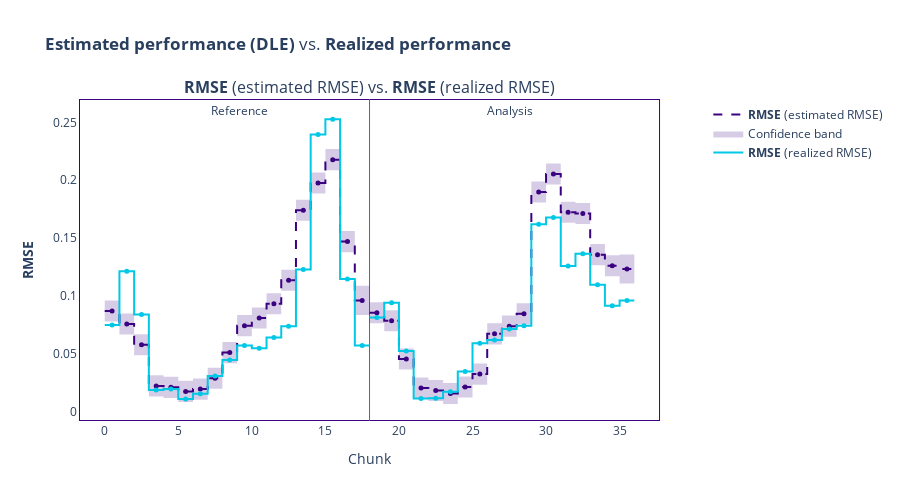

This figure's notebook cell:
### Markdown cell above
## Realized vs. Esimated performance

### Code cell
performance_calc = nml.PerformanceCalculator(
    y_pred=y_pred,
    y_true=target,
    metrics=['mae', 'rmse'],
    chunk_size=2000,
    problem_type='regression',
).fit(reference_df)

realized_results = performance_calc.calculate(monitored_df)
fig = dle_results.filter(metrics='rmse').compare(realized_results.filter(metrics='rmse')).plot()
fig.show()
fig.write_image('realized_rmse_vs_estimated_rmse.svg')

### Figure 1 — Plotly figure (JSON) as saved in the notebook; plotly's stock layout.template omitted (floating-point values rounded to 4 significant figures)
{"data": [{"hoverinfo": "skip", "line": {"color": "#3b0280", "dash": "dash", "shape": "hv", "width": 2}, "mode": "lines", "name": "<b>RMSE</b> (estimated RMSE)", "showlegend": true, "type": "scatter", "x": [0, 1, 2, 3, 4, 5, 6, 7, 8, 9, 10, 11, 12, 13, 14, 15, 16, 17, 18], "xaxis": "x", "y": [0.08682, 0.0756, 0.05764, 0.02207, 0.02081, 0.01733, 0.01929, 0.02865, 0.05088, 0.0742, 0.08076, 0.09316, 0.1135, 0.174, 0.1976, 0.2178, 0.1469, 0.09601, 0.09601], "yaxis": "y"}, {"customdata": [["<b>RMSE</b> (estimated RMSE)", "<b style=\"color:#3b0280;line-height:60px\">Reference</b>", "[0:1999]", "Chunk index: <b>0</b>", 0.0868], ["<b>RMSE</b> (estimated RMSE)", "<b style=\"color:#3b0280;line-height:60px\">Reference</b>", "[2000:3999]", "Chunk index: <b>1</b>", 0.0756], ["<b>RMSE</b> (estimated RMSE)", "<b style=\"color:#3b0280;line-height:60px\">Reference</b>", "[4000:5999]", "Chunk index: <b>2</b>", 0.0576], ["<b>RMSE</b> (estimated RMSE)", "<b style=\"color:#3b0280;line-height:60px\">Reference</b>", "[6000:7999]", "Chunk index: <b>3</b>", 0.0221], ["<b>RMSE</b> (estimated RMSE)", "<b style=\"color:#3b0280;line-height:60px\">Reference</b>", "[8000:9999]", "Chunk index: <b>4</b>", 0.0208], ["<b>RMSE</b> (estimated RMSE)", "<b style=\"color:#3b0280;line-height:60px\">Reference</b>", "[10000:11999]", "Chunk index: <b>5</b>", 0.0173], ["<b>RMSE</b> (estimated RMSE)", "<b style=\"color:#3b0280;line-height:60px\">Reference</b>", "[12000:13999]", "Chunk index: <b>6</b>", 0.0193], ["<b>RMSE</b> (estimated RMSE)", "<b style=\"color:#3b0280;line-height:60px\">Reference</b>", "[14000:15999]", "Chunk index: <b>7</b>", 0.0287], ["<b>RMSE</b> (estimated RMSE)", "<b style=\"color:#3b0280;line-height:60px\">Reference</b>", "[16000:17999]", "Chunk index: <b>8</b>", 0.0509], ["<b>RMSE</b> (estimated RMSE)", "<b style=\"color:#3b0280;line-height:60px\">Reference</b>", "[18000:19999]", "Chunk index: <b>9</b>", 0.0742], ["<b>RMSE</b> (estimated RMSE)", "<b style=\"color:#3b0280;line-height:60px\">Reference</b>", "[20000:21999]", "Chunk index: <b>10</b>", 0.0808], ["<b>RMSE</b> (estimated RMSE)", "<b style=\"color:#3b0280;line-height:60px\">Reference</b>", "[22000:23999]", "Chunk index: <b>11</b>", 0.0932], ["<b>RMSE</b> (estimated RMSE)", "<b style=\"color:#3b0280;line-height:60px\">Reference</b>", "[24000:25999]", "Chunk index: <b>12</b>", 0.1135], ["<b>RMSE</b> (estimated RMSE)", "<b style=\"color:#3b0280;line-height:60px\">Reference</b>", "[26000:27999]", "Chunk index: <b>13</b>", 0.174], ["<b>RMSE</b> (estimated RMSE)", "<b style=\"color:#3b0280;line-height:60px\">Reference</b>", "[28000:29999]", "Chunk index: <b>14</b>", 0.1976], ["<b>RMSE</b> (estimated RMSE)", "<b style=\"color:#3b0280;line-height:60px\">Reference</b>", "[30000:31999]", "Chunk index: <b>15</b>", 0.2178], ["<b>RMSE</b> (estimated RMSE)", "<b style=\"color:#3b0280;line-height:60px\">Reference</b>", "[32000:33999]", "Chunk index: <b>16</b>", 0.1469], ["<b>RMSE</b> (estimated RMSE)", "<b style=\"color:#3b0280;line-height:60px\">Reference</b>", "[34000:35039]", "Chunk index: <b>17</b>", 0.096]], "hovertemplate": "%{customdata[1]}<br />Chunk: <b>%{customdata[2]}</b> &nbsp; &nbsp; %{customdata[3]} <br />%{customdata[0]}: <b>%{customdata[4]}</b><br /><extra></extra>", "line": {"dash": "dash"}, "marker": {"color": "#3b0280", "size": 5, "symbol": "circle"}, "mode": "markers", "name": "<b>RMSE</b> (estimated RMSE)", "showlegend": false, "type": "scatter", "x": [0.5, 1.5, 2.5, 3.5, 4.5, 5.5, 6.5, 7.5, 8.5, 9.5, 10.5, 11.5, 12.5, 13.5, 14.5, 15.5, 16.5, 17.5], "xaxis": "x", "y": [0.08682, 0.0756, 0.05764, 0.02207, 0.02081, 0.01733, 0.01929, 0.02865, 0.05088, 0.0742, 0.08076, 0.09316, 0.1135, 0.174, 0.1976, 0.2178, 0.1469, 0.09601, 0.09601], "yaxis": "y"}, {"connectgaps": true, "hoverinfo": "skip", "line": {"color": "rgba(0,0,0,0)", "dash": "dash", "shape": "hv"}, "mode": "lines", "name": "Confidence band", "showlegend": false, "type": "scatter", "x": [0, 1, 2, 3, 4, 5, 6, 7, 8, 9, 10, 11, 12, 13, 14, 15, 16, 17, 18], "xaxis": "x", "y": [0.09593, 0.08472, 0.06675, 0.03118, 0.02993, 0.02644, 0.02841, 0.03777, 0.05999, 0.08331, 0.08987, 0.1023, 0.1226, 0.1831, 0.2067, 0.2269, 0.156, 0.1086, 0.1086], "yaxis": "y"}, {"connectgaps": true, "fill": "tonexty", "fillcolor": "rgba(0.23137254901960785, 0.00784313725490196, 0.5019607843137255, 0.2)", "hoverinfo": "skip", "line": {"color": "rgba(0,0,0,0)", "dash": "dash", "shape": "hv"}, "mode": "lines", "name": "Confidence band", "showlegend": true, "type": "scatter", "x": [0, 1, 2, 3, 4, 5, 6, 7, 8, 9, 10, 11, 12, 13, 14, 15, 16, 17, 18], "xaxis": "x", "y": [0.07771, 0.06649, 0.04853, 0.01296, 0.0117, 0.008221, 0.01018, 0.01954, 0.04176, 0.06509, 0.07164, 0.08405, 0.1044, 0.1649, 0.1885, 0.2087, 0.1378, 0.08337, 0.08337], "yaxis": "y"}, {"hoverinfo": "skip", "line": {"color": "#00c8e5", "shape": "hv", "width": 2}, "mode": "lines", "name": "<b>RMSE</b> (realized RMSE)", "showlegend": true, "type": "scatter", "x": [0, 1, 2, 3, 4, 5, 6, 7, 8, 9, 10, 11, 12, 13, 14, 15, 16, 17, 18], "xaxis": "x", "y": [0.07476, 0.1214, 0.08378, 0.01844, 0.01932, 0.01075, 0.01532, 0.03063, 0.04442, 0.05694, 0.05467, 0.06389, 0.07364, 0.1228, 0.2396, 0.2528, 0.1146, 0.05699, 0.05699], "yaxis": "y"}, {"customdata": [["<b>RMSE</b>", "<b style=\"color:#00c8e5;line-height:60px\">Reference</b>", "[0:1999]", "Chunk index: <b>0</b>", 0.0748], ["<b>RMSE</b>", "<b style=\"color:#00c8e5;line-height:60px\">Reference</b>", "[2000:3999]", "Chunk index: <b>1</b>", 0.1214], ["<b>RMSE</b>", "<b style=\"color:#00c8e5;line-height:60px\">Reference</b>", "[4000:5999]", "Chunk index: <b>2</b>", 0.0838], ["<b>RMSE</b>", "<b style=\"color:#00c8e5;line-height:60px\">Reference</b>", "[6000:7999]", "Chunk index: <b>3</b>", 0.0184], ["<b>RMSE</b>", "<b style=\"color:#00c8e5;line-height:60px\">Reference</b>", "[8000:9999]", "Chunk index: <b>4</b>", 0.0193], ["<b>RMSE</b>", "<b style=\"color:#00c8e5;line-height:60px\">Reference</b>", "[10000:11999]", "Chunk index: <b>5</b>", 0.0108], ["<b>RMSE</b>", "<b style=\"color:#00c8e5;line-height:60px\">Reference</b>", "[12000:13999]", "Chunk index: <b>6</b>", 0.0153], ["<b>RMSE</b>", "<b style=\"color:#00c8e5;line-height:60px\">Reference</b>", "[14000:15999]", "Chunk index: <b>7</b>", 0.0306], ["<b>RMSE</b>", "<b style=\"color:#00c8e5;line-height:60px\">Reference</b>", "[16000:17999]", "Chunk index: <b>8</b>", 0.0444], ["<b>RMSE</b>", "<b style=\"color:#00c8e5;line-height:60px\">Reference</b>", "[18000:19999]", "Chunk index: <b>9</b>", 0.0569], ["<b>RMSE</b>", "<b style=\"color:#00c8e5;line-height:60px\">Reference</b>", "[20000:21999]", "Chunk index: <b>10</b>", 0.0547], ["<b>RMSE</b>", "<b style=\"color:#00c8e5;line-height:60px\">Reference</b>", "[22000:23999]", "Chunk index: <b>11</b>", 0.0639], ["<b>RMSE</b>", "<b style=\"color:#00c8e5;line-height:60px\">Reference</b>", "[24000:25999]", "Chunk index: <b>12</b>", 0.0736], ["<b>RMSE</b>", "<b style=\"color:#00c8e5;line-height:60px\">Reference</b>", "[26000:27999]", "Chunk index: <b>13</b>", 0.1228], ["<b>RMSE</b>", "<b style=\"color:#00c8e5;line-height:60px\">Reference</b>", "[28000:29999]", "Chunk index: <b>14</b>", 0.2396], ["<b>RMSE</b>", "<b style=\"color:#00c8e5;line-height:60px\">Reference</b>", "[30000:31999]", "Chunk index: <b>15</b>", 0.2528], ["<b>RMSE</b>", "<b style=\"color:#00c8e5;line-height:60px\">Reference</b>", "[32000:33999]", "Chunk index: <b>16</b>", 0.1146], ["<b>RMSE</b>", "<b style=\"color:#00c8e5;line-height:60px\">Reference</b>", "[34000:35039]", "Chunk index: <b>17</b>", 0.057]], "hovertemplate": "%{customdata[1]}<br />Chunk: <b>%{customdata[2]}</b> &nbsp; &nbsp; %{customdata[3]} <br />%{customdata[0]}: <b>%{customdata[4]}</b><br /><extra></extra>", "marker": {"color": "#00c8e5", "size": 5, "symbol": "circle"}, "mode": "markers", "name": "<b>RMSE</b> (realized RMSE)", "showlegend": false, "type": "scatter", "x": [0.5, 1.5, 2.5, 3.5, 4.5, 5.5, 6.5, 7.5, 8.5, 9.5, 10.5, 11.5, 12.5, 13.5, 14.5, 15.5, 16.5, 17.5], "xaxis": "x", "y": [0.07476, 0.1214, 0.08378, 0.01844, 0.01932, 0.01075, 0.01532, 0.03063, 0.04442, 0.05694, 0.05467, 0.06389, 0.07364, 0.1228, 0.2396, 0.2528, 0.1146, 0.05699, 0.05699], "yaxis": "y"}, {"hoverinfo": "skip", "line": {"color": "#3b0280", "dash": "dash", "shape": "hv", "width": 2}, "mode": "lines", "name": "<b>RMSE</b> (estimated RMSE)", "showlegend": false, "type": "scatter", "x": [18, 19, 20, 21, 22, 23, 24, 25, 26, 27, 28, 29, 30, 31, 32, 33, 34, 35, 36], "xaxis": "x", "y": [0.0854, 0.07837, 0.04541, 0.02019, 0.01807, 0.01553, 0.02114, 0.03228, 0.06709, 0.07375, 0.0845, 0.1898, 0.2053, 0.1724, 0.1712, 0.1356, 0.126, 0.1232, 0.1232], "yaxis": "y"}, {"customdata": [["<b>RMSE</b> (estimated RMSE)", "<b style=\"color:#3b0280;line-height:60px\">Analysis</b>", "", "[0:1999]", "Chunk index: <b>18</b>", 0.0854], ["<b>RMSE</b> (estimated RMSE)", "<b style=\"color:#3b0280;line-height:60px\">Analysis</b>", "", "[2000:3999]", "Chunk index: <b>19</b>", 0.0784], ["<b>RMSE</b> (estimated RMSE)", "<b style=\"color:#3b0280;line-height:60px\">Analysis</b>", "", "[4000:5999]", "Chunk index: <b>20</b>", 0.0454], ["<b>RMSE</b> (estimated RMSE)", "<b style=\"color:#3b0280;line-height:60px\">Analysis</b>", "", "[6000:7999]", "Chunk index: <b>21</b>", 0.0202], ["<b>RMSE</b> (estimated RMSE)", "<b style=\"color:#3b0280;line-height:60px\">Analysis</b>", "", "[8000:9999]", "Chunk index: <b>22</b>", 0.0181], ["<b>RMSE</b> (estimated RMSE)", "<b style=\"color:#3b0280;line-height:60px\">Analysis</b>", "", "[10000:11999]", "Chunk index: <b>23</b>", 0.0155], ["<b>RMSE</b> (estimated RMSE)", "<b style=\"color:#3b0280;line-height:60px\">Analysis</b>", "", "[12000:13999]", "Chunk index: <b>24</b>", 0.0211], ["<b>RMSE</b> (estimated RMSE)", "<b style=\"color:#3b0280;line-height:60px\">Analysis</b>", "", "[14000:15999]", "Chunk index: <b>25</b>", 0.0323], ["<b>RMSE</b> (estimated RMSE)", "<b style=\"color:#3b0280;line-height:60px\">Analysis</b>", "", "[16000:17999]", "Chunk index: <b>26</b>", 0.0671], ["<b>RMSE</b> (estimated RMSE)", "<b style=\"color:#3b0280;line-height:60px\">Analysis</b>", "", "[18000:19999]", "Chunk index: <b>27</b>", 0.0738], ["<b>RMSE</b> (estimated RMSE)", "<b style=\"color:#3b0280;line-height:60px\">Analysis</b>", "", "[20000:21999]", "Chunk index: <b>28</b>", 0.0845], ["<b>RMSE</b> (estimated RMSE)", "<b style=\"color:#3b0280;line-height:60px\">Analysis</b>", "", "[22000:23999]", "Chunk index: <b>29</b>", 0.1898], ["<b>RMSE</b> (estimated RMSE)", "<b style=\"color:#3b0280;line-height:60px\">Analysis</b>", "", "[24000:25999]", "Chunk index: <b>30</b>", 0.2053], ["<b>RMSE</b> (estimated RMSE)", "<b style=\"color:#3b0280;line-height:60px\">Analysis</b>", "", "[26000:27999]", "Chunk index: <b>31</b>", 0.1724], ["<b>RMSE</b> (estimated RMSE)", "<b style=\"color:#3b0280;line-height:60px\">Analysis</b>", "", "[28000:29999]", "Chunk index: <b>32</b>", 0.1712], ["<b>RMSE</b> (estimated RMSE)", "<b style=\"color:#3b0280;line-height:60px\">Analysis</b>", "", "[30000:31999]", "Chunk index: <b>33</b>", 0.1356], ["<b>RMSE</b> (estimated RMSE)", "<b style=\"color:#3b0280;line-height:60px\">Analysis</b>", "", "[32000:33999]", "Chunk index: <b>34</b>", 0.126], ["<b>RMSE</b> (estimated RMSE)", "<b style=\"color:#3b0280;line-height:60px\">Analysis</b>", "", "[34000:35039]", "Chunk index: <b>35</b>", 0.1232]], "hovertemplate": "%{customdata[1]} &nbsp; &nbsp; %{customdata[2]} <br />Chunk: <b>%{customdata[3]}</b> &nbsp; &nbsp; %{customdata[4]} <br />%{customdata[0]}: <b>%{customdata[5]}</b><br /><extra></extra>", "line": {"dash": "dash"}, "marker": {"color": "#3b0280", "size": 5, "symbol": "circle"}, "mode": "markers", "name": "<b>RMSE</b> (estimated RMSE)", "showlegend": false, "type": "scatter", "x": [18.5, 19.5, 20.5, 21.5, 22.5, 23.5, 24.5, 25.5, 26.5, 27.5, 28.5, 29.5, 30.5, 31.5, 32.5, 33.5, 34.5, 35.5], "xaxis": "x", "y": [0.0854, 0.07837, 0.04541, 0.02019, 0.01807, 0.01553, 0.02114, 0.03228, 0.06709, 0.07375, 0.0845, 0.1898, 0.2053, 0.1724, 0.1712, 0.1356, 0.126, 0.1232, 0.1232], "yaxis": "y"}, {"connectgaps": true, "hoverinfo": "skip", "line": {"color": "rgba(0,0,0,0)", "shape": "hv"}, "mode": "lines", "name": "Confidence band", "showlegend": false, "type": "scatter", "x": [18, 19, 20, 21, 22, 23, 24, 25, 26, 27, 28, 29, 30, 31, 32, 33, 34, 35, 36], "xaxis": "x", "y": [0.09451, 0.08749, 0.05452, 0.0293, 0.02718, 0.02464, 0.03025, 0.04139, 0.07621, 0.08287, 0.09362, 0.1989, 0.2145, 0.1815, 0.1803, 0.1447, 0.1351, 0.1358, 0.1358], "yaxis": "y"}, {"connectgaps": true, "fill": "tonexty", "fillcolor": "rgba(0.23137254901960785, 0.00784313725490196, 0.5019607843137255, 0.2)", "hoverinfo": "skip", "line": {"color": "rgba(0,0,0,0)", "shape": "hv"}, "mode": "lines", "name": "Confidence band", "showlegend": false, "type": "scatter", "x": [18, 19, 20, 21, 22, 23, 24, 25, 26, 27, 28, 29, 30, 31, 32, 33, 34, 35, 36], "xaxis": "x", "y": [0.07628, 0.06926, 0.03629, 0.01108, 0.008953, 0.006416, 0.01203, 0.02316, 0.05798, 0.06464, 0.07539, 0.1807, 0.1962, 0.1632, 0.1621, 0.1265, 0.1168, 0.1106, 0.1106], "yaxis": "y"}, {"hoverinfo": "skip", "line": {"color": "#00c8e5", "shape": "hv", "width": 2}, "mode": "lines", "name": "<b>RMSE</b> (realized RMSE)", "showlegend": false, "type": "scatter", "x": [18, 19, 20, 21, 22, 23, 24, 25, 26, 27, 28, 29, 30, 31, 32, 33, 34, 35, 36], "xaxis": "x", "y": [0.08127, 0.0941, 0.05224, 0.0111, 0.01133, 0.01692, 0.03445, 0.05889, 0.06183, 0.07136, 0.07414, 0.162, 0.1678, 0.1258, 0.1364, 0.1095, 0.09146, 0.09589, 0.09589], "yaxis": "y"}, {"customdata": [["<b>RMSE</b>", "<b style=\"color:#00c8e5;line-height:60px\">Analysis</b>", "", "[0:1999]", "Chunk index: <b>18</b>", 0.0813], ["<b>RMSE</b>", "<b style=\"color:#00c8e5;line-height:60px\">Analysis</b>", "", "[2000:3999]", "Chunk index: <b>19</b>", 0.0941], ["<b>RMSE</b>", "<b style=\"color:#00c8e5;line-height:60px\">Analysis</b>", "", "[4000:5999]", "Chunk index: <b>20</b>", 0.0522], ["<b>RMSE</b>", "<b style=\"color:#00c8e5;line-height:60px\">Analysis</b>", "", "[6000:7999]", "Chunk index: <b>21</b>", 0.0111], ["<b>RMSE</b>", "<b style=\"color:#00c8e5;line-height:60px\">Analysis</b>", "", "[8000:9999]", "Chunk index: <b>22</b>", 0.0113], ["<b>RMSE</b>", "<b style=\"color:#00c8e5;line-height:60px\">Analysis</b>", "", "[10000:11999]", "Chunk index: <b>23</b>", 0.0169], ["<b>RMSE</b>", "<b style=\"color:#00c8e5;line-height:60px\">Analysis</b>", "", "[12000:13999]", "Chunk index: <b>24</b>", 0.0345], ["<b>RMSE</b>", "<b style=\"color:#00c8e5;line-height:60px\">Analysis</b>", "", "[14000:15999]", "Chunk index: <b>25</b>", 0.0589], ["<b>RMSE</b>", "<b style=\"color:#00c8e5;line-height:60px\">Analysis</b>", "", "[16000:17999]", "Chunk index: <b>26</b>", 0.0618], ["<b>RMSE</b>", "<b style=\"color:#00c8e5;line-height:60px\">Analysis</b>", "", "[18000:19999]", "Chunk index: <b>27</b>", 0.0714], ["<b>RMSE</b>", "<b style=\"color:#00c8e5;line-height:60px\">Analysis</b>", "", "[20000:21999]", "Chunk index: <b>28</b>", 0.0741], ["<b>RMSE</b>", "<b style=\"color:#00c8e5;line-height:60px\">Analysis</b>", "", "[22000:23999]", "Chunk index: <b>29</b>", 0.162], ["<b>RMSE</b>", "<b style=\"color:#00c8e5;line-height:60px\">Analysis</b>", "", "[24000:25999]", "Chunk index: <b>30</b>", 0.1678], ["<b>RMSE</b>", "<b style=\"color:#00c8e5;line-height:60px\">Analysis</b>", "", "[26000:27999]", "Chunk index: <b>31</b>", 0.1258], ["<b>RMSE</b>", "<b style=\"color:#00c8e5;line-height:60px\">Analysis</b>", "", "[28000:29999]", "Chunk index: <b>32</b>", 0.1364], ["<b>RMSE</b>", "<b style=\"color:#00c8e5;line-height:60px\">Analysis</b>", "", "[30000:31999]", "Chunk index: <b>33</b>", 0.1095], ["<b>RMSE</b>", "<b style=\"color:#00c8e5;line-height:60px\">Analysis</b>", "", "[32000:33999]", "Chunk index: <b>34</b>", 0.0915], ["<b>RMSE</b>", "<b style=\"color:#00c8e5;line-height:60px\">Analysis</b>", "", "[34000:35039]", "Chunk index: <b>35</b>", 0.0959]], "hovertemplate": "%{customdata[1]} &nbsp; &nbsp; %{customdata[2]} <br />Chunk: <b>%{customdata[3]}</b> &nbsp; &nbsp; %{customdata[4]} <br />%{customdata[0]}: <b>%{customdata[5]}</b><br /><extra></extra>", "marker": {"color": "#00c8e5", "size": 5, "symbol": "circle"}, "mode": "markers", "name": "<b>RMSE</b> (realized RMSE)", "showlegend": false, "type": "scatter", "x": [18.5, 19.5, 20.5, 21.5, 22.5, 23.5, 24.5, 25.5, 26.5, 27.5, 28.5, 29.5, 30.5, 31.5, 32.5, 33.5, 34.5, 35.5], "xaxis": "x", "y": [0.08127, 0.0941, 0.05224, 0.0111, 0.01133, 0.01692, 0.03445, 0.05889, 0.06183, 0.07136, 0.07414, 0.162, 0.1678, 0.1258, 0.1364, 0.1095, 0.09146, 0.09589, 0.09589], "yaxis": "y"}, {"hoverinfo": "skip", "legendgroup": "alert", "marker": {"color": "#DD4040", "size": 8, "symbol": "diamond"}, "mode": "markers", "name": "Alert", "showlegend": true, "type": "scatter", "x": [], "xaxis": "x", "y": [], "yaxis": "y"}, {"hoverinfo": "skip", "legendgroup": "alert", "marker": {"color": "#DD4040", "size": 8, "symbol": "diamond"}, "mode": "markers", "name": "Alert", "showlegend": false, "type": "scatter", "x": [], "xaxis": "x", "y": [], "yaxis": "y"}], "layout": {"annotations": [{"font": {"size": 16}, "showarrow": false, "text": "<b>RMSE</b> (estimated RMSE) vs. <b>RMSE</b> (realized RMSE)", "x": 0.47, "xanchor": "center", "xref": "paper", "y": 1, "yanchor": "bottom", "yref": "paper"}, {"showarrow": false, "text": "Reference", "x": 8.5, "xshift": 10, "y": 1, "yref": "paper"}, {"showarrow": false, "text": "Analysis", "x": 26.5, "xshift": 15, "y": 1, "yref": "paper"}], "height": 500, "hoverlabel": {"bgcolor": "white", "font": {"size": 14}}, "legend": {"itemclick": false, "itemdoubleclick": false, "traceorder": "grouped"}, "paper_bgcolor": "rgba(255,255,255,1)", "plot_bgcolor": "rgba(255,255,255,1)", "shapes": [{"layer": "below", "line": {"color": "#666666", "width": 1}, "type": "line", "x0": 18, "x1": 18, "xref": "x", "y0": 0, "y1": 1, "yref": "y domain"}], "title": {"text": "<b>Estimated performance (DLE)</b> vs. <b>Realized performance</b>"}, "xaxis": {"anchor": "y", "domain": [0, 0.94], "linecolor": "#3b0280", "matches": "x", "mirror": true, "showgrid": false, "title": {"text": "Chunk"}, "zeroline": false}, "yaxis": {"anchor": "x", "domain": [0, 1], "linecolor": "#3b0280", "mirror": true, "showgrid": false, "title": {"text": "<b>RMSE</b>"}, "zeroline": false}, "yaxis2": {"anchor": "x", "linecolor": "#3b0280", "mirror": true, "overlaying": "y", "showgrid": false, "side": "right", "title": {"text": "Comparison"}, "zeroline": false}}}
